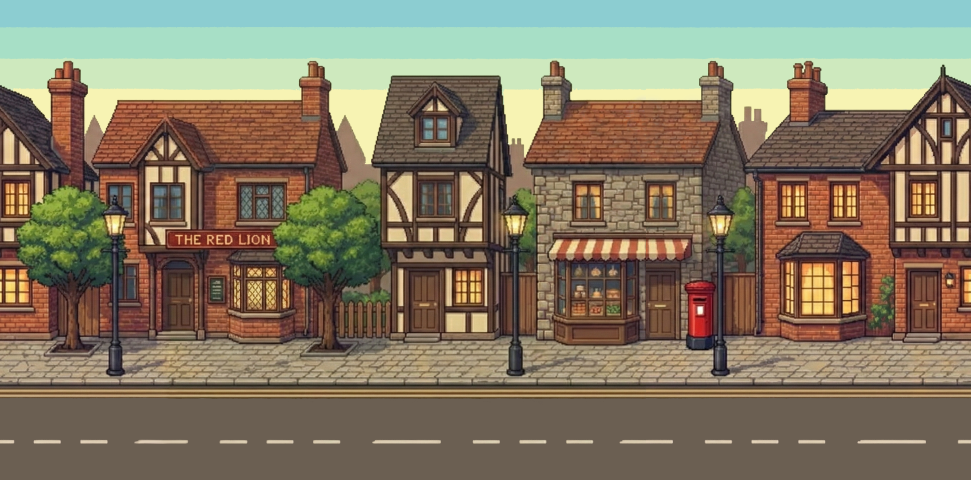
#> input picture img/title_bg.png, 2912 x 1440 px, found by its file name (shown at 1/3 size)
$ python combine_bg.py
#> lines starting #> are read from the running program, lines starting #| are printed output that depends on the picture; pictures that were not available may be replaced by others from this repository, and a replacement may not be noted
from PIL import Image
import os

imgpath1 = 'c:/Users/tangy/Desktop/SunnieClassroomAdventures/img/title_bg.png'
# The generated alternate background tile
imgpath2 = 'C:/Users/tangy/.gemini/antigravity/brain/25969fa9-811d-4d00-b2e7-0c6d2ae886cd/title_bg_alternate_1771628247749.png'

img1 = Image.open(imgpath1).convert('RGBA')
img2 = Image.open(imgpath2).convert('RGBA')
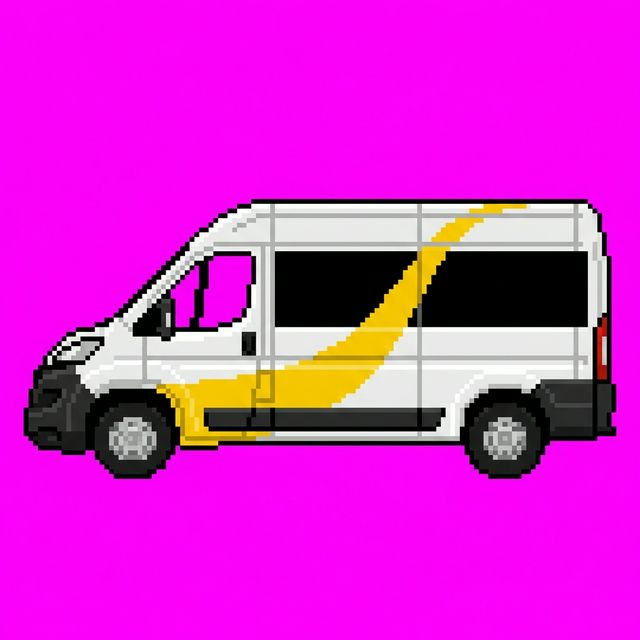
#> input picture img/NIceMinibus.png, 640 x 640 px, given in place of title_bg_alternate_1771628247749.png, which was not available

if img1.height != img2.height:
    aspect = img2.width / img2.height
#> aspect = 1
    new_w = int(img1.height * aspect)
#> new_w = 1440
    img2 = img2.resize((new_w, img1.height), Image.Resampling.LANCZOS)
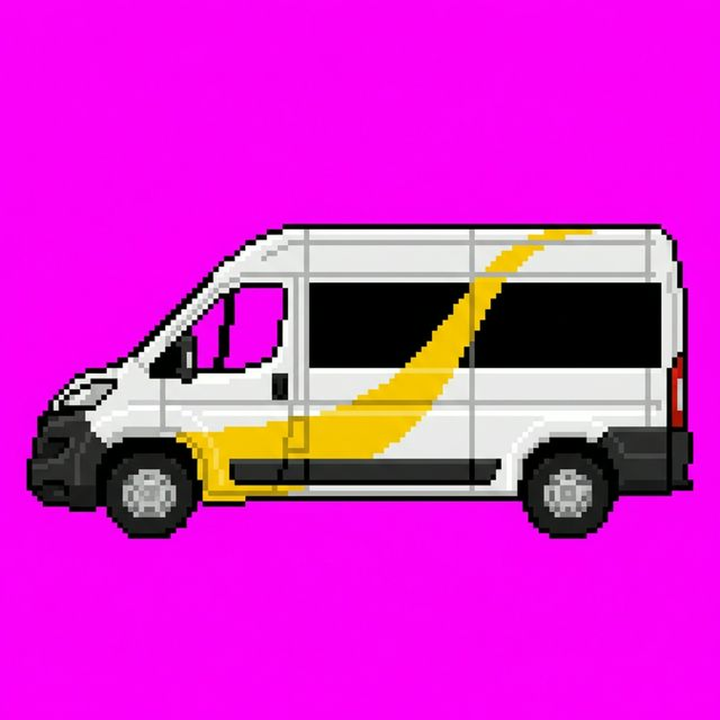
#> img2: PIL image 1440x1440 RGBA (shown at 1/2 size); mean R, G, B, A 213.6, 39.7, 203.9, 255

dst = Image.new('RGBA', (img1.width + img2.width, img1.height))
#> dst: PIL image 4352x1440 RGBA; every value is 0
dst.paste(img1, (0, 0))
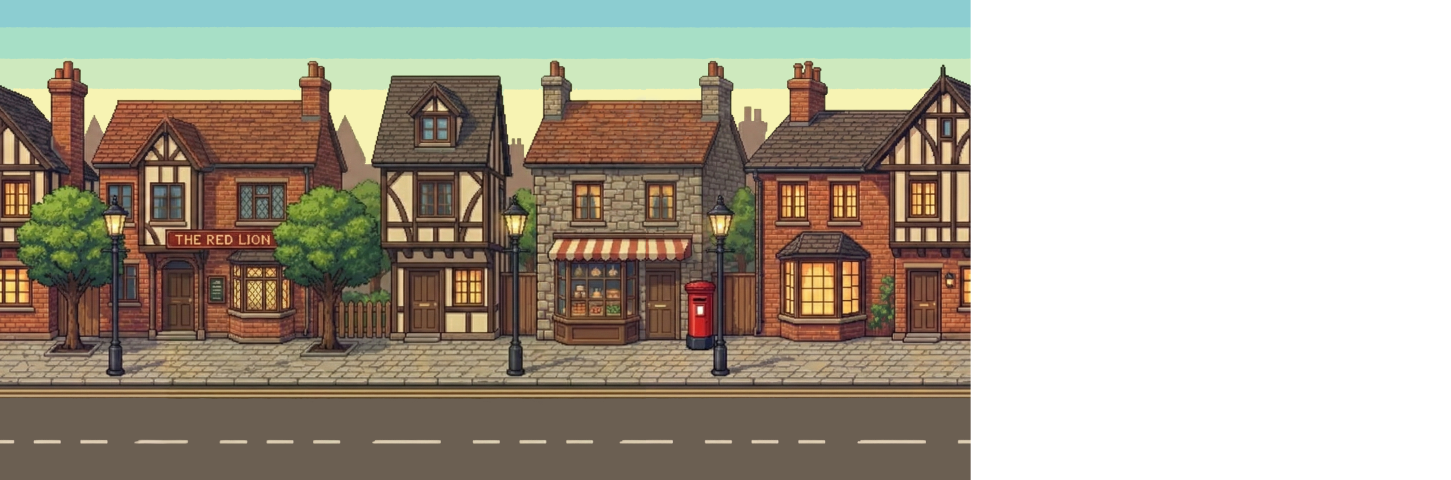
#> dst: PIL image 4352x1440 RGBA (shown at 1/3 size); mean R, G, B, A 88, 81.3, 67, 170.6; transparent parts drawn white
dst.paste(img2, (img1.width, 0))
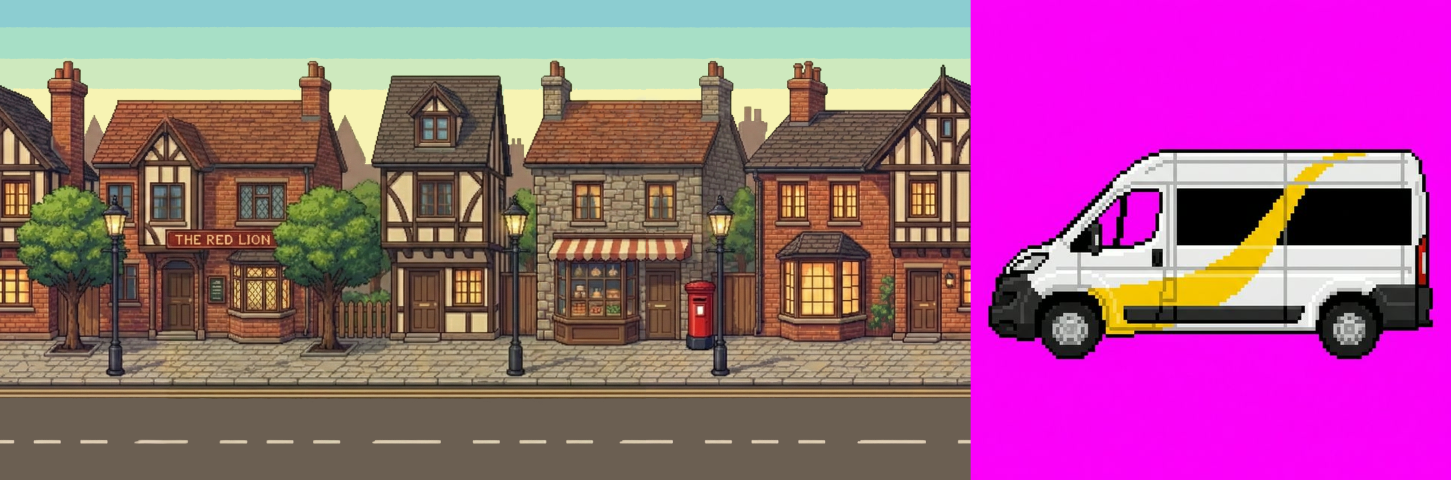
#> dst: PIL image 4352x1440 RGBA (shown at 1/3 size); mean R, G, B, A 158.6, 94.4, 134.4, 255
dst.save('c:/Users/tangy/Desktop/SunnieClassroomAdventures/img/title_bg_combined.png')
print("Successfully combined backgrounds into title_bg_combined.png")
